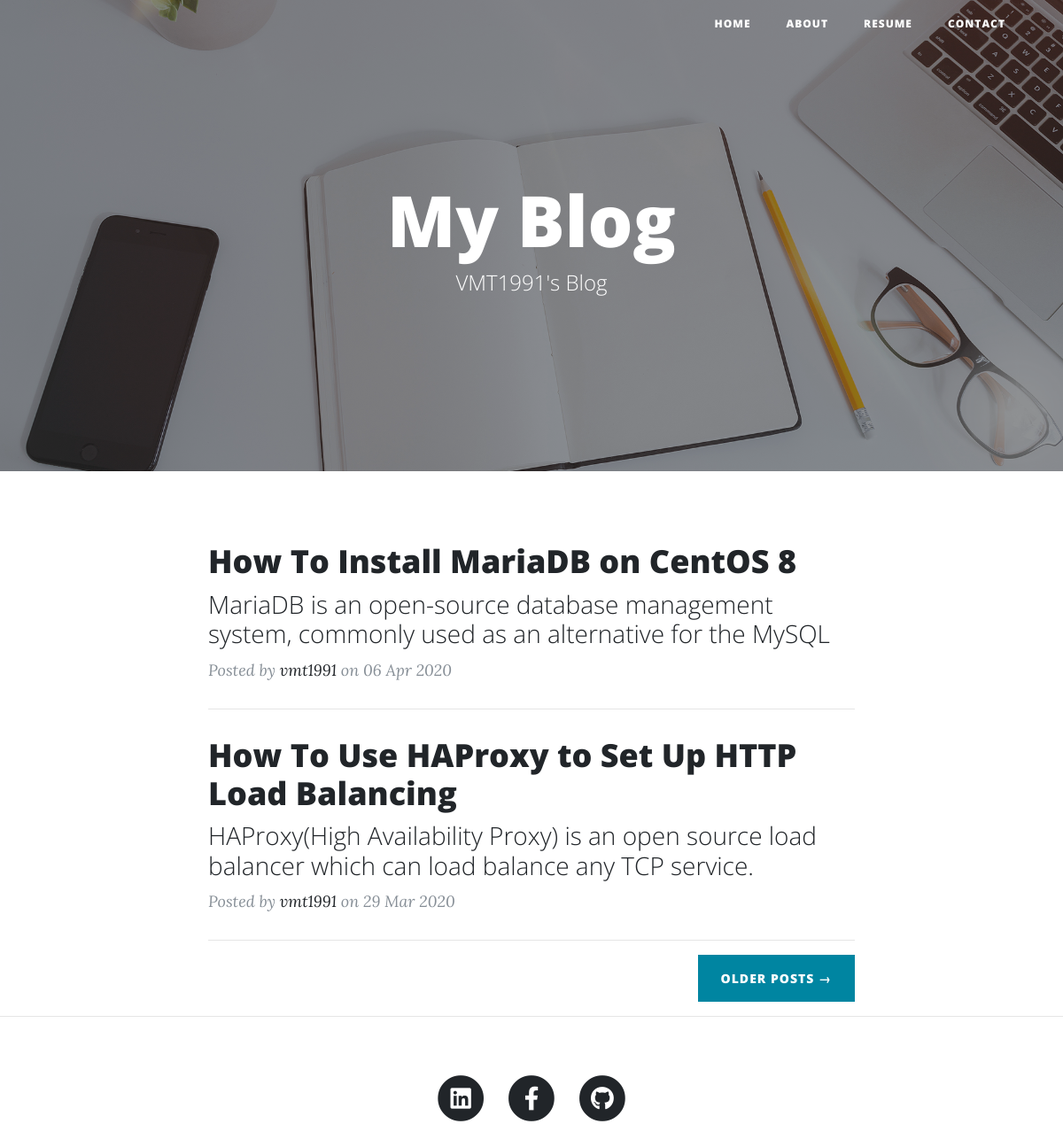
The page / on the database its author committed.
### my_blog/models.py (models this page shows, shortened)
class Blog(models.Model):
	title=models.CharField(max_length=120)
	description=models.CharField(max_length=120)
	date=models.DateField()
	content=models.TextField()
	new_content=RichTextUploadingField()
	type_blog=models.CharField(max_length=29,choices=Blog_Type,default='L')

### my_blog/views.py (the view)
# urls.py: path('',views.myblog,name='myblog'),
def myblog(request):
	blogs=Blog.objects.order_by('-date')[:9]
	return render(request,'my_blog/index.html',{'blogs':blogs})

### my_blog/templates/my_blog/index.html (shortened to what this page needs)
{% load static %}
<!DOCTYPE html>
<html lang="en">
<head>
  <link href="{% static 'vendor/bootstrap/css/bootstrap.min.css' %}" rel="stylesheet">
  <link href="{% static 'vendor/fontawesome-free/css/all.min.css'%}" rel="stylesheet" type="text/css">
  <link href="{% static 'css/clean-blog.min.css' %}" rel="stylesheet">
</head>
<body>
  <nav class="navbar navbar-expand-lg navbar-light fixed-top" id="mainNav">
    <div class="container">
   {% include 'my_blog/base_navg.html' %}
    </div>
  </nav>
  <header class="masthead" style="background-image: url('{% static 'img/home-bg.jpg' %}')">
    <div class="overlay"></div>
    <div class="container">
      <div class="row">
        <div class="col-lg-8 col-md-10 mx-auto">
          <div class="site-heading">
            <h1>My Blog</h1>
            <span class="subheading">VMT1991's Blog</span>
          </div>
        </div>
      </div>
    </div>
  </header>
  <div class="container">
    <div class="row">
      <div class="col-lg-8 col-md-10 mx-auto">
        {% for blog in blogs %}
            <div class="post-preview">
          <a href="{% url 'my_blog:post' blog.id %}">
            <h2 class="post-title">
             {{ blog.title }}
            </h2>
            <h3 class="post-subtitle">
             {{ blog.description }}
            </h3>
          </a>
          <p class="post-meta">Posted by
            <a href="#">vmt1991</a>
            on {{ blog.date|date:'d M Y' }}</p>
        </div>
        <hr>
        {% endfor %}
        <div class="clearfix">
          <a class="btn btn-primary float-right" href="#">Older Posts &rarr;</a>
        </div>
      </div>
    </div>
  </div>
  <hr>
{% include 'my_blog/base_footer.html' %}
</body>
</html>

### my_blog/templates/my_blog/base_navg.html
  {% load static %}
  <div class="collapse navbar-collapse" id="navbarResponsive">
        <ul class="navbar-nav ml-auto">
          <li class="nav-item">
            <a class="nav-link" href="{% url 'my_blog:myblog' %}">Home</a>
          </li>
          <li class="nav-item">
            <a class="nav-link" href="{% url 'my_blog:about' %}">About</a>
          </li>
          <li class="nav-item">
            <a class="nav-link" href="{% static 'pdf/CV_VoMinhTri.pdf' %}">Resume</a>
          </li>
          <li class="nav-item">
            <a class="nav-link" href="{% url 'my_blog:contact' %}">Contact</a>
          </li>
        </ul>
      </div>

### my_blog/templates/my_blog/base_footer.html
  <footer>
    <div class="container">
      <div class="row">
        <div class="col-lg-8 col-md-10 mx-auto">
          <ul class="list-inline text-center">
            <li class="list-inline-item">
              <a href="https://www.linkedin.com/in/vo-minh-tri-aa2767154/">
                <span class="fa-stack fa-lg">
                  <i class="fas fa-circle fa-stack-2x"></i>
                  <i class="fab fa-linkedin fa-stack-1x fa-inverse"></i>
                </span>
              </a>
            </li>
            <li class="list-inline-item">
              <a href="https://www.facebook.com/minhtri.vo.520">
                <span class="fa-stack fa-lg">
                  <i class="fas fa-circle fa-stack-2x"></i>
                  <i class="fab fa-facebook-f fa-stack-1x fa-inverse"></i>
                </span>
              </a>
            </li>
            <li class="list-inline-item">
              <a href="#">
                <span class="fa-stack fa-lg">
                  <i class="fas fa-circle fa-stack-2x"></i>
                  <i class="fab fa-github fa-stack-1x fa-inverse"></i>
                </span>
              </a>
            </li>
          </ul>
        </div>
      </div>
    </div>
  </footer>

### rows shown on the page
Blog: title "How To Install MariaDB on CentOS 8", description "MariaDB is an open-source database management system, commonly used as an alternative for the MySQL", date "06 Apr 2020"
Blog: title "How To Use HAProxy to Set Up HTTP Load Balancing", description "HAProxy(High Availability Proxy) is an open source load balancer which can load balance any TCP service.", date "29 Mar 2020"
